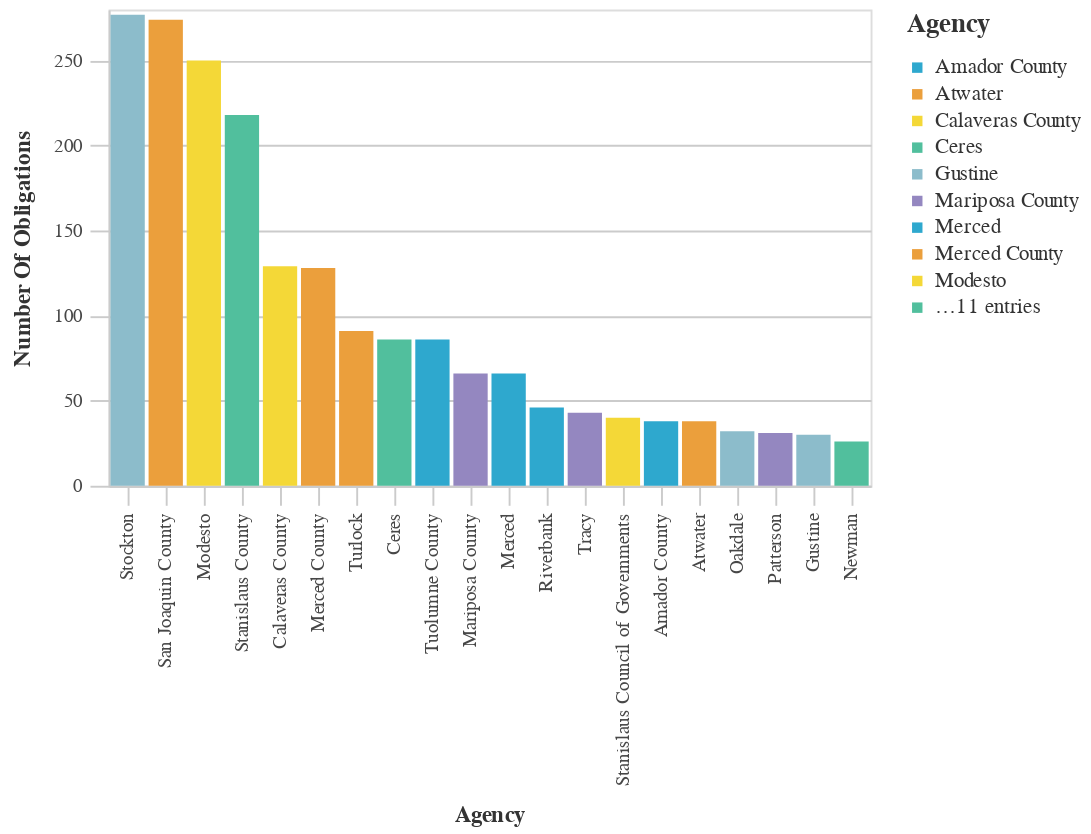

Notebook source saved alongside this figure:
### Code cell
#Bar chart Agencies With The Most Obligations
chart_df = (df_top>>filter(_.variable=='primary_agency_name')).rename(columns={"value":"Agency",
                                 "count":"Number of Obligations"})
chart2 = (_dla_utils_reports.basic_bar_chart_no_save(chart_df, 'Agency', 'Number of Obligations', 'Agency', district))
    
display(HTML("<h4><strong>Agencies With The Most Obligations</strong></h4>"))
display(chart2)

### Figure 1 — Vega-Lite specification as saved in the notebook (floating-point values rounded to 4 significant figures)
{"config": {"view": {"continuousWidth": 400, "continuousHeight": 300}, "axis": {"domainColor": "#cbcbcb", "grid": true, "gridColor": "#cbcbcb", "gridWidth": 1, "labelColor": "#474747", "labelFont": "Nunito Sans", "labelFontSize": 10, "labelPadding": 4, "tickColor": "#cbcbcb", "tickSize": 10, "titleColor": "#333", "titleFont": "Raleway", "titleFontSize": 12, "titlePadding": 10}, "axisBand": {"grid": false}, "background": "white", "font": "Raleway", "header": {"labelFont": "Nunito Sans", "titleFont": "Raleway"}, "legend": {"labelColor": "#333", "labelFont": "Nunito Sans", "labelFontSize": 11, "labelLimit": 0, "padding": 1, "symbolSize": 30, "symbolType": "square", "titleColor": "#333", "titleFont": "Raleway", "titleFontSize": 14, "titlePadding": 10}, "title": {"anchor": "middle", "font": "Raleway", "fontSize": 18, "fontWeight": 300, "offset": 20}}, "data": {"name": "data-41bf76b41b6329f05ae80690b076663d"}, "mark": "bar", "encoding": {"color": {"field": "Agency", "legend": {"symbolLimit": 10, "title": "Agency"}, "scale": {"range": ["#2EA8CE", "#EB9F3C", "#F4D837", "#51BF9D", "#8CBCCB", "#9487C0"]}, "type": "nominal"}, "tooltip": [{"field": "Agency", "type": "nominal"}, {"field": "Number of Obligations", "type": "quantitative"}], "x": {"field": "Agency", "sort": "-y", "title": "Agency", "type": "nominal"}, "y": {"field": "Number of Obligations", "title": "Number Of Obligations", "type": "quantitative"}}, "height": 250, "width": 400, "$schema": "https://vega.github.io/schema/vega-lite/v4.17.0.json", "datasets": {"data-41bf76b41b6329f05ae80690b076663d": [{"Agency": "Stockton", "Number of Obligations": 277, "variable": "primary_agency_name"}, {"Agency": "San Joaquin County", "Number of Obligations": 274, "variable": "primary_agency_name"}, {"Agency": "Modesto", "Number of Obligations": 250, "variable": "primary_agency_name"}, {"Agency": "Stanislaus County", "Number of Obligations": 218, "variable": "primary_agency_name"}, {"Agency": "Calaveras County", "Number of Obligations": 129, "variable": "primary_agency_name"}, {"Agency": "Merced County", "Number of Obligations": 128, "variable": "primary_agency_name"}, {"Agency": "Turlock", "Number of Obligations": 91, "variable": "primary_agency_name"}, {"Agency": "Ceres", "Number of Obligations": 86, "variable": "primary_agency_name"}, {"Agency": "Tuolumne County", "Number of Obligations": 86, "variable": "primary_agency_name"}, {"Agency": "Mariposa County", "Number of Obligations": 66, "variable": "primary_agency_name"}, {"Agency": "Merced", "Number of Obligations": 66, "variable": "primary_agency_name"}, {"Agency": "Riverbank", "Number of Obligations": 46, "variable": "primary_agency_name"}, {"Agency": "Tracy", "Number of Obligations": 43, "variable": "primary_agency_name"}, {"Agency": "Stanislaus Council of Governments", "Number of Obligations": 40, "variable": "primary_agency_name"}, {"Agency": "Amador County", "Number of Obligations": 38, "variable": "primary_agency_name"}, {"Agency": "Atwater", "Number of Obligations": 38, "variable": "primary_agency_name"}, {"Agency": "Oakdale", "Number of Obligations": 32, "variable": "primary_agency_name"}, {"Agency": "Patterson", "Number of Obligations": 31, "variable": "primary_agency_name"}, {"Agency": "Gustine", "Number of Obligations": 30, "variable": "primary_agency_name"}, {"Agency": "Newman", "Number of Obligations": 26, "variable": "primary_agency_name"}]}}
